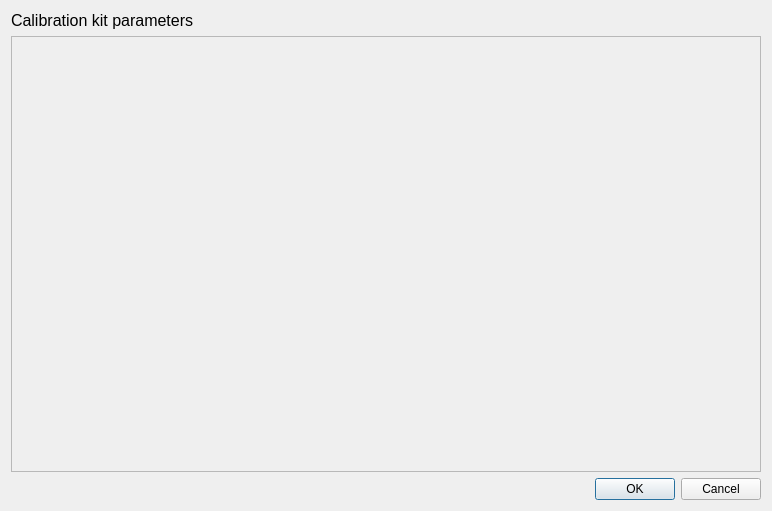
<?xml version="1.0" encoding="UTF-8"?>
<ui version="4.0">
 <class>CalKitSettingsDialog</class>
 <widget class="QDialog" name="CalKitSettingsDialog">
  <property name="geometry">
   <rect>
    <x>0</x>
    <y>0</y>
    <width>772</width>
    <height>511</height>
   </rect>
  </property>
  <property name="windowTitle">
   <string>Dialog</string>
  </property>
  <layout class="QVBoxLayout" name="verticalLayout">
   <item>
    <widget class="QLabel" name="label">
     <property name="sizePolicy">
      <sizepolicy hsizetype="Preferred" vsizetype="Fixed">
       <horstretch>0</horstretch>
       <verstretch>0</verstretch>
      </sizepolicy>
     </property>
     <property name="font">
      <font>
       <pointsize>12</pointsize>
      </font>
     </property>
     <property name="text">
      <string>Calibration kit parameters</string>
     </property>
    </widget>
   </item>
   <item>
    <widget class="QScrollArea" name="scrollArea">
     <property name="lineWidth">
      <number>1</number>
     </property>
     <property name="widgetResizable">
      <bool>true</bool>
     </property>
     <widget class="QWidget" name="w_content">
      <property name="geometry">
       <rect>
        <x>0</x>
        <y>0</y>
        <width>752</width>
        <height>16</height>
       </rect>
      </property>
      <property name="sizePolicy">
       <sizepolicy hsizetype="Preferred" vsizetype="Fixed">
        <horstretch>0</horstretch>
        <verstretch>0</verstretch>
       </sizepolicy>
      </property>
     </widget>
    </widget>
   </item>
   <item>
    <widget class="QDialogButtonBox" name="buttonBox">
     <property name="orientation">
      <enum>Qt::Horizontal</enum>
     </property>
     <property name="standardButtons">
      <set>QDialogButtonBox::Cancel|QDialogButtonBox::Ok</set>
     </property>
    </widget>
   </item>
  </layout>
 </widget>
 <resources/>
 <connections>
  <connection>
   <sender>buttonBox</sender>
   <signal>accepted()</signal>
   <receiver>CalKitSettingsDialog</receiver>
   <slot>accept()</slot>
   <hints>
    <hint type="sourcelabel">
     <x>248</x>
     <y>254</y>
    </hint>
    <hint type="destinationlabel">
     <x>157</x>
     <y>274</y>
    </hint>
   </hints>
  </connection>
  <connection>
   <sender>buttonBox</sender>
   <signal>rejected()</signal>
   <receiver>CalKitSettingsDialog</receiver>
   <slot>reject()</slot>
   <hints>
    <hint type="sourcelabel">
     <x>316</x>
     <y>260</y>
    </hint>
    <hint type="destinationlabel">
     <x>286</x>
     <y>274</y>
    </hint>
   </hints>
  </connection>
 </connections>
</ui>
